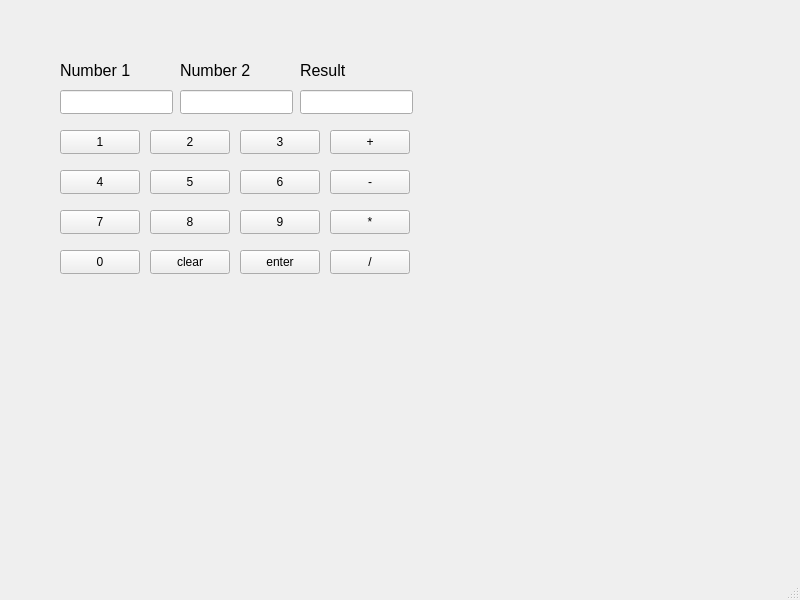
<?xml version="1.0" encoding="UTF-8"?>
<ui version="4.0">
 <class>MainWindow</class>
 <widget class="QMainWindow" name="MainWindow">
  <property name="geometry">
   <rect>
    <x>0</x>
    <y>0</y>
    <width>800</width>
    <height>600</height>
   </rect>
  </property>
  <property name="windowTitle">
   <string>MainWindow</string>
  </property>
  <widget class="QWidget" name="centralwidget">
   <widget class="QLabel" name="Number1">
    <property name="geometry">
     <rect>
      <x>60</x>
      <y>60</y>
      <width>71</width>
      <height>20</height>
     </rect>
    </property>
    <property name="font">
     <font>
      <pointsize>12</pointsize>
     </font>
    </property>
    <property name="text">
     <string>Number 1</string>
    </property>
   </widget>
   <widget class="QLabel" name="Number2">
    <property name="geometry">
     <rect>
      <x>180</x>
      <y>60</y>
      <width>71</width>
      <height>20</height>
     </rect>
    </property>
    <property name="font">
     <font>
      <pointsize>12</pointsize>
     </font>
    </property>
    <property name="text">
     <string>Number 2</string>
    </property>
   </widget>
   <widget class="QLabel" name="Result">
    <property name="geometry">
     <rect>
      <x>300</x>
      <y>60</y>
      <width>71</width>
      <height>20</height>
     </rect>
    </property>
    <property name="font">
     <font>
      <pointsize>12</pointsize>
     </font>
    </property>
    <property name="text">
     <string>Result</string>
    </property>
   </widget>
   <widget class="QLineEdit" name="num1">
    <property name="geometry">
     <rect>
      <x>60</x>
      <y>90</y>
      <width>113</width>
      <height>24</height>
     </rect>
    </property>
   </widget>
   <widget class="QLineEdit" name="num2">
    <property name="geometry">
     <rect>
      <x>180</x>
      <y>90</y>
      <width>113</width>
      <height>24</height>
     </rect>
    </property>
   </widget>
   <widget class="QLineEdit" name="lineEditResult">
    <property name="geometry">
     <rect>
      <x>300</x>
      <y>90</y>
      <width>113</width>
      <height>24</height>
     </rect>
    </property>
   </widget>
   <widget class="QPushButton" name="N1">
    <property name="geometry">
     <rect>
      <x>60</x>
      <y>130</y>
      <width>80</width>
      <height>24</height>
     </rect>
    </property>
    <property name="text">
     <string>1</string>
    </property>
   </widget>
   <widget class="QPushButton" name="N2">
    <property name="geometry">
     <rect>
      <x>150</x>
      <y>130</y>
      <width>80</width>
      <height>24</height>
     </rect>
    </property>
    <property name="text">
     <string>2</string>
    </property>
   </widget>
   <widget class="QPushButton" name="N3">
    <property name="geometry">
     <rect>
      <x>240</x>
      <y>130</y>
      <width>80</width>
      <height>24</height>
     </rect>
    </property>
    <property name="text">
     <string>3</string>
    </property>
   </widget>
   <widget class="QPushButton" name="add">
    <property name="geometry">
     <rect>
      <x>330</x>
      <y>130</y>
      <width>80</width>
      <height>24</height>
     </rect>
    </property>
    <property name="text">
     <string>+</string>
    </property>
   </widget>
   <widget class="QPushButton" name="N4">
    <property name="geometry">
     <rect>
      <x>60</x>
      <y>170</y>
      <width>80</width>
      <height>24</height>
     </rect>
    </property>
    <property name="text">
     <string>4</string>
    </property>
   </widget>
   <widget class="QPushButton" name="N6">
    <property name="geometry">
     <rect>
      <x>240</x>
      <y>170</y>
      <width>80</width>
      <height>24</height>
     </rect>
    </property>
    <property name="text">
     <string>6</string>
    </property>
   </widget>
   <widget class="QPushButton" name="N5">
    <property name="geometry">
     <rect>
      <x>150</x>
      <y>170</y>
      <width>80</width>
      <height>24</height>
     </rect>
    </property>
    <property name="text">
     <string>5</string>
    </property>
   </widget>
   <widget class="QPushButton" name="sub">
    <property name="geometry">
     <rect>
      <x>330</x>
      <y>170</y>
      <width>80</width>
      <height>24</height>
     </rect>
    </property>
    <property name="text">
     <string>-</string>
    </property>
   </widget>
   <widget class="QPushButton" name="N7">
    <property name="geometry">
     <rect>
      <x>60</x>
      <y>210</y>
      <width>80</width>
      <height>24</height>
     </rect>
    </property>
    <property name="text">
     <string>7</string>
    </property>
   </widget>
   <widget class="QPushButton" name="N9">
    <property name="geometry">
     <rect>
      <x>240</x>
      <y>210</y>
      <width>80</width>
      <height>24</height>
     </rect>
    </property>
    <property name="text">
     <string>9</string>
    </property>
   </widget>
   <widget class="QPushButton" name="N8">
    <property name="geometry">
     <rect>
      <x>150</x>
      <y>210</y>
      <width>80</width>
      <height>24</height>
     </rect>
    </property>
    <property name="text">
     <string>8</string>
    </property>
   </widget>
   <widget class="QPushButton" name="mul">
    <property name="geometry">
     <rect>
      <x>330</x>
      <y>210</y>
      <width>80</width>
      <height>24</height>
     </rect>
    </property>
    <property name="text">
     <string>*</string>
    </property>
   </widget>
   <widget class="QPushButton" name="N0">
    <property name="geometry">
     <rect>
      <x>60</x>
      <y>250</y>
      <width>80</width>
      <height>24</height>
     </rect>
    </property>
    <property name="text">
     <string>0</string>
    </property>
   </widget>
   <widget class="QPushButton" name="enter">
    <property name="geometry">
     <rect>
      <x>240</x>
      <y>250</y>
      <width>80</width>
      <height>24</height>
     </rect>
    </property>
    <property name="text">
     <string>enter</string>
    </property>
   </widget>
   <widget class="QPushButton" name="clear">
    <property name="geometry">
     <rect>
      <x>150</x>
      <y>250</y>
      <width>80</width>
      <height>24</height>
     </rect>
    </property>
    <property name="text">
     <string>clear</string>
    </property>
   </widget>
   <widget class="QPushButton" name="div">
    <property name="geometry">
     <rect>
      <x>330</x>
      <y>250</y>
      <width>80</width>
      <height>24</height>
     </rect>
    </property>
    <property name="text">
     <string>/</string>
    </property>
   </widget>
  </widget>
  <widget class="QMenuBar" name="menubar">
   <property name="geometry">
    <rect>
     <x>0</x>
     <y>0</y>
     <width>800</width>
     <height>21</height>
    </rect>
   </property>
  </widget>
  <widget class="QStatusBar" name="statusbar"/>
 </widget>
 <resources/>
 <connections/>
</ui>
